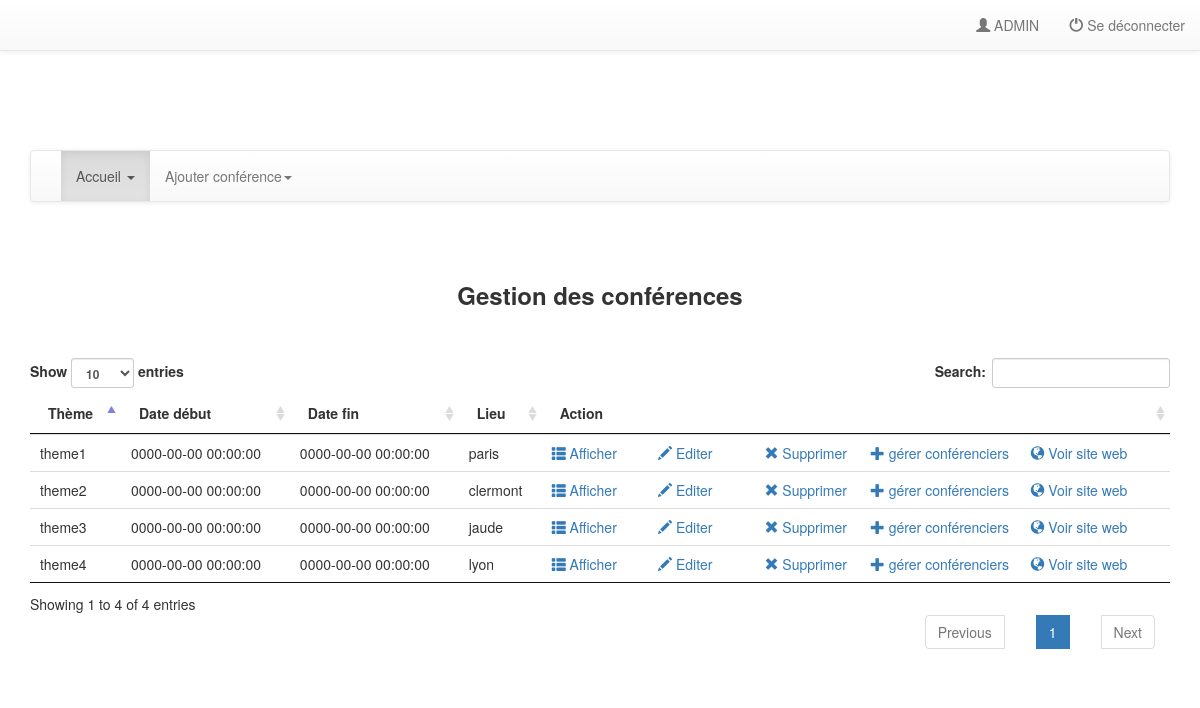
/index.php?page=gererConferences (signed in), run on the app's committed database.
### tables this page shows
CREATE TABLE membre(
  id_membre int(11) not null primary key auto_increment,                           
  nom varchar(50) not null,                                      
  prenom varchar(50) not null,                                                  
  email varchar(100) not null,
  tel varchar(20),
  login varchar(50),                                                         
  mdp varchar(200) NOT NULL,
  est_admin smallint
);

create table conference(
    id_conference int(11) not null primary key auto_increment,                  
  theme varchar(200) NOT NULL,                            
  date_debut datetime NOT NULL,
  date_fin datetime NOT NULL,
  lieu varchar(50) NOT NULL, 
  ville varchar(50) NOT NULL,
  pays varchar(50) NOT NULL,
  site_web varchar(100) NOT NULL,
  description varchar(1000),
  est_valide  smallint
);

### controllers/gererConferences.php (called while the page is built, shortened)
<?php
include 'models/gererConferences.php';
$conf = getAllConf($con);
include 'views/gererConferences.php';
 ?>

### models/conf.php (called while the page is built, shortened)
<?php
function getAllConf($con){
  $str = "select * from conference where est_valide = 1";
  $req = mysqli_query($con,$str);
  $res =  [];
  while ($tmp =  mysqli_fetch_assoc($req)) {
    $res[] = $tmp;
  }
  return $res;
}
 ?>

### views/gererConferences.php (the view, shortened to what this page needs)
    <div class="navbar navbar-default">
    <div class="container-fluid">
        <div class="collapse navbar-collapse text-center">
            <ul class="nav navbar-nav">
                    <li class="active">
                        <a href="?page=home">Accueil <span class="caret"></span></a>
                    </li>
					  <li class="sub-menu">
                        <a href="?page=creerConference">Ajouter conférence<span class="caret"></span></a>
                    </li>
            </ul>
        </div>
    </div>
</div>
<br><br>
        <h3><center><strong>Gestion des conférences</strong></center></h3></br></br>
<table id="table" class="table table-condensed table-hover">
  <thead>
    <tr>
      <th>Thème</th>
      <th>Date début</th>
           <th>Date fin</th>
      <th>Lieu</th>
      <th>Action</th>
    </tr>
  </thead>
  <tbody>
    <?php foreach ($conf as $c): ?>
      <tr>
        <td><?= $c['theme']?></td>
        <td><?= $c['date_debut']?></td>
           <td><?= $c['date_fin']?></td>
        <td><?= $c['lieu']?></td>
        <td nowrap>
          <div class="row">
            <div class="col-md-2">
              <a href=<?= "?page=showConfPrint&show=".$c['id_conference'] ?>><span class="glyphicon glyphicon-th-list"></span> Afficher </a>
            </div>
            <div class="col-md-2">
              <a href=<?= "?page=modify&modify=".$c['id_conference'] ?>><span class="glyphicon glyphicon-pencil"></span> Editer </a>
            </div>
             <div class="col-md-2">
                <a href=<?= "?page=deleteConference&delete=".$c['id_conference'] ?>><span class="glyphicon glyphicon-remove"></span> Supprimer </a>
            </div>
               <div class="col-md-3">
              <a href=<?= "?page=afficherConferenciers&show=".$c['id_conference'] ?>><span class="glyphicon glyphicon-plus"></span> gérer conférenciers</a>
            </div>
              <div class="col-md-3">
              <?php echo '<a href="'.$c['site_web'].'">' ;?><span class="glyphicon glyphicon-globe"></span> Voir site web </a>
			</div>
          </div>
        </td>
      </tr>
    <?php endforeach; ?>
  </tbody>
</table>

### index.php (shortened to what this page needs)
<?php
$con = mysqli_connect("localhost","root","","gestion_conference");
$str = "select * from membre";
$req = mysqli_query($con,$str);
$user = NULL ;
if(isset($_SESSION['user'])){
  $user =$_SESSION['user'];
}
?>
<!DOCTYPE html>
<html>
<head>
  <link rel="stylesheet" href="css/old/bootstrap.min.css">
  <link rel="stylesheet" href="css/old/bootstrap-theme.min.css">
  <link rel="stylesheet" href="css/old/bootstrap-datetimepicker.css">
  <link rel="stylesheet" href="css/old/dataTables.css">
  <link rel="stylesheet" href="css/old/style.css">
</head>
<body>
  <nav class="navbar navbar-default navbar-fixed-top">
    <div class="container-fluid">
      <div class="navbar-header">
        <a class="navbar-brand"><strong></strong></a>
      </div>
         <?php if (isset($user)): ?>
        <ul class="nav navbar-nav navbar-right">
          <?php if ($user['est_admin'] == 1): ?>
           <li><a href="?page = adminPanel"><span class="glyphicon glyphicon-user"></span> ADMIN </a></li>
           <?php else: ?>
          <li><a href="?page = userPanel "><span class="glyphicon glyphicon-user"></span>  Bienvenue <strong><?= $user['login']?></strong></a></li>
          <?php endif; ?>
          <li><a href="?page=logout"><span class="glyphicon glyphicon-off"></span> Se déconnecter</a></li>
        </ul>
      <?php endif; ?>
    </div>
  </nav>
  <div class="container">
        <?php
         if(isset($user) && isset($_GET["page"])){
            if ($user['est_admin'] == "1") {
                $page = $_GET["page"];
                switch ($page) {
                    case 'gererConferences':
                        include 'controllers/gererConferences.php';
                    break;
                   }
            }
            }
            elseif (isset($_GET['page'] ) && $_GET['page']=="showCalendrier") {
              include 'controllers/showCalendrier.php';
            }
            elseif (isset($_GET['page'] )&& $_GET['page']=="forgetpwd") {
              include 'controllers/forgetpwd.php';
            }
            elseif (isset($_GET['page'] )&& $_GET['page']=="about") {
              include 'about.html';
            }
            elseif (isset($_GET['page'] )&& $_GET['page']=="login") {
              include 'controllers/login.php';
            }
            elseif (isset($_GET['page'] )&& $_GET['page']=="showCalendrierPeriode") {
              include 'controllers/showCalendrierPeriode.php';
            }
            elseif (isset($_GET['page'] )&& $_GET['page']=="signUp") {
              include 'controllers/signUp.php';
            }
             elseif (isset($_GET['page'] )&& $_GET['page']=="showConfPrint") {
              include 'controllers/showConfPrint.php';
            }
             elseif (isset($_GET['page'] )&& $_GET['page']=="proposerConference") {
                           include 'controllers/proposerConference.php';
            }
            else{
              include 'home.php';
            }
    ?>
  </div>
</body>
</html>

### css/old/dataTables.css (style rules this page uses)
table.dataTable { width:100%;margin:0 auto;clear:both;border-collapse:separate;border-spacing:0 }
table.dataTable thead th,table.dataTable tfoot th { font-weight:bold }
table.dataTable thead th,table.dataTable thead td { padding:10px 18px;border-bottom:1px solid #111 }
table.dataTable thead .sorting,table.dataTable thead .sorting_asc,table.dataTable thead .sorting_desc { cursor:pointer;*cursor:hand }
table.dataTable thead .sorting,table.dataTable thead .sorting_asc,table.dataTable thead .sorting_desc,table.dataTable thead .sorting_asc_disabled,table.dataTable thead .sorting_desc_disabled { background-repeat:no-repeat;background-position:center right }
table.dataTable thead .sorting { background-image:url("../images/sort_both.png") }
table.dataTable thead .sorting_asc { background-image:url("../images/sort_asc.png") }
table.dataTable tbody tr { background-color:#ffffff }
table.dataTable tbody th,table.dataTable tbody td { padding:8px 10px }
table.dataTable.no-footer { border-bottom:1px solid #111 }
table.dataTable,table.dataTable th,table.dataTable td { -webkit-box-sizing:content-box;-moz-box-sizing:content-box;box-sizing:content-box }

### css/old/style.css (style rules this page uses)
body { padding-top: 150px; padding-bottom: 70px; }

### data on the page
conference: theme "theme1", date_debut "0000-00-00 00:00:00", date_fin "0000-00-00 00:00:00", lieu "paris"
conference: theme "theme2", date_debut "0000-00-00 00:00:00", date_fin "0000-00-00 00:00:00", lieu "clermont"
conference: theme "theme3", date_debut "0000-00-00 00:00:00", date_fin "0000-00-00 00:00:00", lieu "jaude"
conference: theme "theme4", date_debut "0000-00-00 00:00:00", date_fin "0000-00-00 00:00:00", lieu "lyon"
